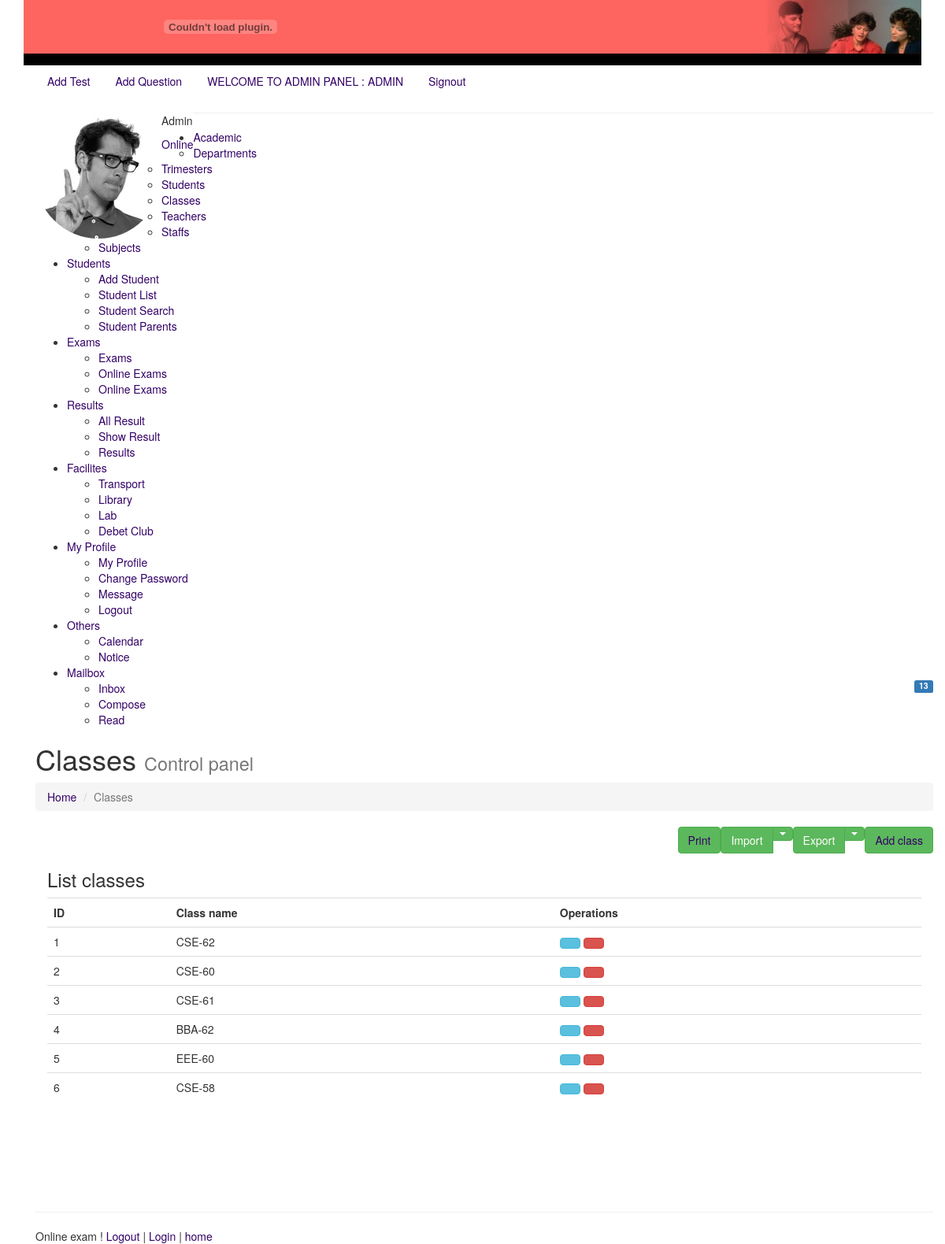
The app's page /buses.php (signed in) with its own data.
### tables this page shows
CREATE TABLE `class` (
  `id` int(11) NOT NULL,
  `classname` varchar(50) NOT NULL
);

### buses.php (the view, shortened to what this page needs)
<?php
include("header.php");
include("leftsidebar.php");
?>
<div class="content-wrapper">
    <section class="content-header">
        <h1>
            Classes
            <small>Control panel</small>
        </h1>
        <ol class="breadcrumb">
            <li><a href="#"><i class="fa fa-dashboard"></i> Home</a></li>
            <li class="active">Classes</li>
        </ol>
    </section>
    <section class="content">
        <a href="classes.php?addclass=yes"  class="floatRTL btn btn-success btn-flat pull-right marginBottom15 no-print ng-binding">Add class</a>
        <div class="btn-group pull-right no-print">
            <button type="button" class="btn btn-success btn-flat ng-binding">Export</button>
            <button type="button" class="btn btn-success btn-flat dropdown-toggle" data-toggle="dropdown">
                <span class="caret"></span>
            </button>
        </div>
        <div class="btn-group pull-right no-print">
            <button type="button" class="btn btn-success btn-flat ng-binding">Import</button>
            <button type="button" class="btn btn-success btn-flat dropdown-toggle" data-toggle="dropdown">
                <span class="caret"></span>
            </button>
        </div>
        <a href="javascript:window.print()" class="floatRTL btn btn-success btn-flat pull-right marginBottom15 no-print ng-binding">Print</a>
        <div class="box col-xs-12">
            <div class="box-header">
                <h3 class="box-title ng-binding">List classes</h3>
            </div>
            <div class="box-body table-responsive">
                <table class="table table-hover">
                    <tbody><tr>
                            <th class="ng-binding">ID</th>
                            <th class="ng-binding">Class name</th>
                            <th class="no-print ng-binding">Operations</th>
                        </tr>
                        <?php
                        $sql = "SELECT * FROM class";
                        $result = $conn->query($sql);
                        if ($result->num_rows > 0) {
                            while ($row = $result->fetch_assoc()) {
                                ?>
                                <tr  >
                                    <td class="ng-binding"><?= $row["id"]; ?></td>
                                    <td class="ng-binding"><?= $row["classname"]; ?></td>
                                    <td class="no-print">
                                        <a  href="classes.php?id=<?= $row["id"]; ?>&editclass=yes" class="btn btn-info btn-flat" title="" tooltip="" data-original-title="Edit"><i class="fa fa-pencil"></i></a>
                                        <a    href="classes.php?id=<?= $row["id"]; ?>&deleteclass=yes"" class="btn btn-danger btn-flat" title="" tooltip="" data-original-title="Remove"><i class="fa fa-trash-o"></i></a>
                                    </td>
                                </tr>
                                <?php
                            }
                        } else {
                            echo ' <tr   class="ng-hide"><td class="noTableData ng-binding" colspan="5">No Subject</td></tr>';
                        }
                        ?>
                    </tbody></table>
            </div>
        </div>
    </section>
</div>
<?php
include("footer.php");
?>

### onlineexam/admin/header.php (shortened to what this page needs)
<?php
if (isset($_SESSION['LOGIN_NAME'])) {
    $LOGIN_NAME = $_SESSION['LOGIN_NAME'];
    $LOGIN_TYPE = $_SESSION['LOGIN_TYPE'];
} else {
    header("Location:../../login.php");
}
?>
<!DOCTYPE HTML PUBLIC "-//W3C//DTD HTML 4.01 Transitional//EN" "http://www.w3.org/TR/html4/loose.dtd">
<html>
    <head>
        <link href="../quiz.css" rel="stylesheet" type="text/css">
        <link href="../../bootstrap/css/bootstrap.css" rel="stylesheet" type="text/css">
    </head>
    <body>
        <div class="container">
            <table border="0" width="100%" cellspacing="0" cellpadding="0" background="../image/topbkg.jpg">
                <tr>
                    <td width="90%" valign="top">
                        <div align="left"><object classid=clsid:D27CDB6E-AE6D-11cf-96B8-444553540000
                                                  codebase=http://download.macromedia.com/pub/shockwave/cabs/flash/swflash.cab#version=5,0,2,0
                                                  width=500
                                                  height=68>
                                <embed src=../image/fence.swf
                                       quality=high
                                       pluginspage=http://www.macromedia.com/shockwave/download/index.cgi?P1_Prod_Version=ShockwaveFlash type=application/x-shockwave-flash
                                       width=500
                                       height=68
                                       bgcolor=#000000
                                       scale= showall>
                            </object></div></td>
                    <td width="10%">
                        <img border="0" src="../image/topright.jpg" width="203" height="68" align="right"></td>
                </tr>
            </table>
            <table border="0" width="100%" cellspacing="0" cellpadding="0" bgcolor="#000000" background="../image/blackbar.jpg">
                <tr>
                    <td width="100%"><img border="0" src="../image/blackbar.jpg" width="89" height="15"></td>
                </tr>
            </table>
            <div class="container">
                <?php if (isset($_SESSION['LOGIN_ID'])) { ?>
                    <ul class="nav nav-pills">
                        <li><a class=" " href="testadd.php">Add Test</a> </li>
                        <li><a class=" "  href="questionadd.php">Add Question </a> </li>
                        <li><a href="../../adminhome.php" class="text-uppercase" > Welcome to <?= $LOGIN_NAME; ?> Panel : <?= $LOGIN_TYPE; ?></a></li>
                            <li> <a  class=" "  href="signout.php">Signout</a></li>
                    </ul>
                <?php }
                ?>

### leftsidebar.php (shortened to what this page needs)
<aside class="main-sidebar">
    <section class="sidebar">
        <div class="user-panel">
            <div class="pull-left image">
                <img src="dist/img/user2-160x160.jpg" class="img-circle" alt="User Image">
            </div>
            <div class="pull-left info">
                <p><?= $LOGIN_NAME; ?></p>
                <a href="#"><i class="fa fa-circle text-success"></i> Online</a>
            </div>
        </div>
        <hr>
        <ul class="sidebar-menu">
            <?php if ($LOGIN_TYPE == "student") { ?>
                <li>
                    <a href="subjectlist.php">
                        <i class="fa fa-book" aria-hidden="true"></i><span>My Subjects </span>
                    </a>
                </li>
                <li>  <a href="showResult.php"> <i class="fa fa-book" aria-hidden="true"></i><span>My Results </span>  </a>   </li>
                <li>  <a href="onlineexam/index.php"> <i class="fa fa-book" aria-hidden="true"></i><span>Online Exam </span>  </a>   </li>
                <li>  <a href="onlineexam/result.php"> <i class="fa fa-book" aria-hidden="true"></i><span>Online Exam Results </span>  </a>   </li>
                <li class="treeview">
                    <a href="#">
                        <i class="fa fa-graduation-cap"></i> <span>My Profile</span>
                        <i class="fa fa-angle-left pull-right"></i>
                    </a>
                    <ul class="treeview-menu">
                        <li><a href="changePassword.php"><i class="fa fa-star"></i> My Profile</a></li>
                        <li><a href="changePassword.php?changePassword=yes"><i class="fa fa-edit"></i>Change Password</a></li>
                        <li><a href="message.php"><i class="fa fa-envelope"></i> Message</a></li>
                        <li><a href="logOut.php"><i class="fa fa-power-off"></i> Logout</a></li>
                    </ul>
                </li>
            <?php } elseif ($LOGIN_TYPE == "admin") { ?>
                <li class="treeview">
                    <a href="#">
                        <i class="fa fa-university"></i> <span>Academic</span>
                    </a>
                    <ul class="treeview-menu">
                        <li>
                            <a href="departments.php">
                                <i class="fa fa-trophy"></i> <span>Departments </span>
                            </a>
                        </li>
                        <li>
                            <a href="trimesters.php">
                                <i class="fa fa-rocket"></i> <span>Trimesters </span>
                            </a>
                        </li>
                        <li>
                            <a href="students.php">
                                <i class="fa fa-users"></i> <span>Students </span>
                            </a>
                        </li>
                        <li>
                            <a href="classes.php">
                                <i class="fa fa-tasks"></i> <span>Classes </span>
                            </a>
                        </li>
                        <li>
                            <a href="teachers.php">
                                <i class="fa fa-users"></i> <span>Teachers </span>
                            </a>
                        </li>
                        <li>
                            <a href="staffs.php">
                                <i class="fa fa-user-plus"></i> <span>Staffs </span>
                            </a>
                        </li>
                        <li>
                            <a href="subjects.php">
                                <i class="fa fa-list"></i> <span>Subjects </span>
                            </a>
                        </li>
                    </ul>
                </li>
                <li class="treeview">
                    <a href="#">
                        <i class="fa fa-users"></i> <span>Students</span>
                    </a>
                    <ul class="treeview-menu">
                        <li><a href="students.php?addstudent=yes"><i class="fa fa-user-plus"></i>Add Student</a></li>
                        <li><a href="students.php"><i class="fa fa-users"></i> Student List</a></li>
                        <li><a href="students.php?search=yes"><i class="fa fa-filter"></i> Student Search</a></li>
                        <li><a href="students.php?parents=yes"><i class="fa fa-info-circle"></i> Student Parents</a></li>
                    </ul>
                </li>
                <li class="treeview">
                    <a href="#">
                        <i class="fa fa-server"></i> <span>Exams</span>
                    </a>
                    <ul class="treeview-menu">
                        <li> <a href="exams.php">  <i class="fa fa-qrcode"></i> <span>Exams </span>   </a> </li>
                        <li>
                            <a href="onlineexam/admin/index.php">
                                <i class="fa fa-puzzle-piece"></i> <span>Online Exams </span>
                            </a>
                        </li>
                        <li> <a href="onlineexam/admin/index.php"><i class="fa fa-puzzle-piece"></i> <span>Online Exams </span>  </a>  </li>
                    </ul>
                </li>
                <li class="treeview">
                    <a href="#">
                        <i class="fa fa-bar-chart"></i> <span>Results</span>
                    </a>
                    <ul class="treeview-menu">
                        <li>  <a href="showResult.php"> <i class="fa fa-book" aria-hidden="true"></i><span>All Result </span>  </a>   </li>
                        <li><a href="getResult.php"><i class="fa fa-edit"></i>Show Result</a></li>
                        <li><a href="results.php"><i class="fa fa-file-word-o"></i> <span> Results </span></a></li>
                    </ul>
                </li>
                <li class="treeview">
                    <a href="#">
                        <i class="fa fa-beer"></i> <span> Facilites </span>
                    </a>
                    <ul class="treeview-menu">
                        <li> <a href="transports.php"> <i class="fa fa-car"></i> <span>Transport </span> </a>  </li>
                        <li> <a href="library.php"> <i class="fa fa-book"></i> <span>Library </span> </a>  </li>
                        <li> <a href="library.php"> <i class="fa fa-bug"></i> <span>Lab </span> </a>  </li>
                        <li> <a href="library.php"> <i class="fa fa-calendar-check-o"></i> <span>Debet Club </span> </a>  </li>
                    </ul>
                </li>
                <li class="treeview">
                    <a href="#">
                        <i class="fa fa-graduation-cap"></i> <span>My Profile</span>
                    </a>
                    <ul class="treeview-menu">
                        <li><a href="changePassword.php"><i class="fa fa-star"></i> My Profile</a></li>
                        <li><a href="changePassword.php?changePassword=yes"><i class="fa fa-edit"></i>Change Password</a></li>
                        <li><a href="message.php"><i class="fa fa-envelope"></i> Message</a></li>
                        <li><a href="logOut.php"><i class="fa fa-power-off"></i> Logout</a></li>
                    </ul>
                </li>
                <li class="treeview">
                    <a href="#">
                        <i class="fa fa-folder"></i> <span> Others </span>
                    </a>
                    <ul class="treeview-menu">
                        <li>
                            <a href="calendar.php">
                                <i class="fa fa-calendar-check-o"></i> <span>Calendar </span>
                            </a>
                        </li>
                        <li>
                            <a href="notices.php">
                                <i class="fa fa-tasks"></i> <span>Notice </span>
                            </a>
                        </li>
                    </ul>
                </li>
                <li class="treeview">
                    <a href="#">
                        <i class="fa fa-envelope"></i> <span>Mailbox</span>
                    </a>
                    <ul class="treeview-menu">
                        <li class=""><a href="message.php">Inbox <span class="label label-primary pull-right">13</span></a>
                        </li>
                        <li><a href="compose.php">Compose</a></li>
                        <li><a href="readMessage.php">Read</a></li>
                    </ul>
                </li>
            <?php } ?>
        </ul>
    </section>
</aside>

### onlineexam/admin/footer.php
<div class="col-md-12">
    <footer>
        <div class="row" style="margin-top: 100px;">
            <hr>
            Online exam ! <a href="../../logOut.php">Logout</a> | <a href="../../login.php">Login</a> | <a href="../../adminhome.php"> home</a>
        </div>
    </footer>
</div>

### onlineexam/quiz.css (style rules this page uses)
body { margin-left: 0px; margin-top: 0px; }
a:link { color: #330066; text-decoration: none; }

### records on screen
class: id "1", classname "CSE-62"
class: id "2", classname "CSE-60"
class: id "3", classname "CSE-61"
class: id "4", classname "BBA-62"
class: id "5", classname "EEE-60"
class: id "6", classname "CSE-58"

### other values on screen
$LOGIN_NAME "ADMIN"
$LOGIN_TYPE "ADMIN"
$LOGIN_NAME "Admin"
